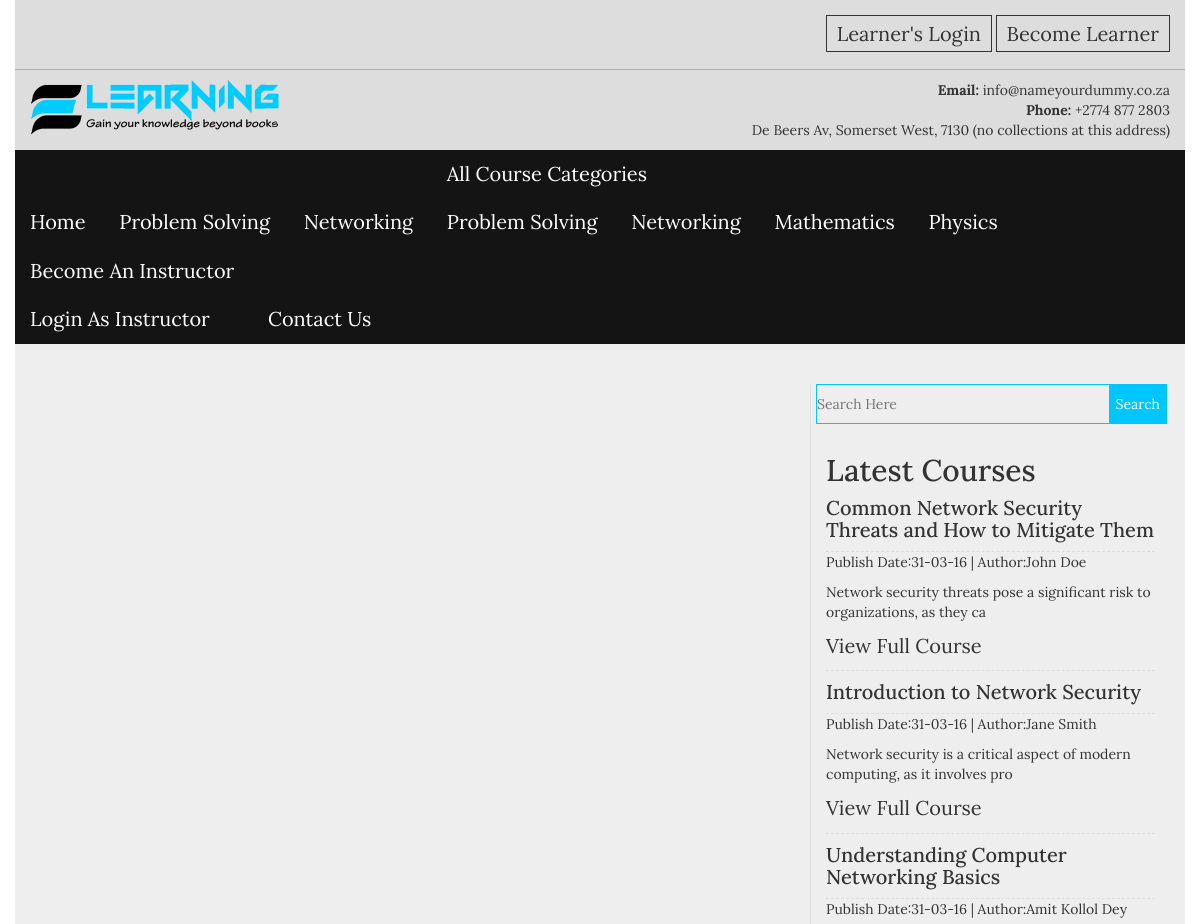
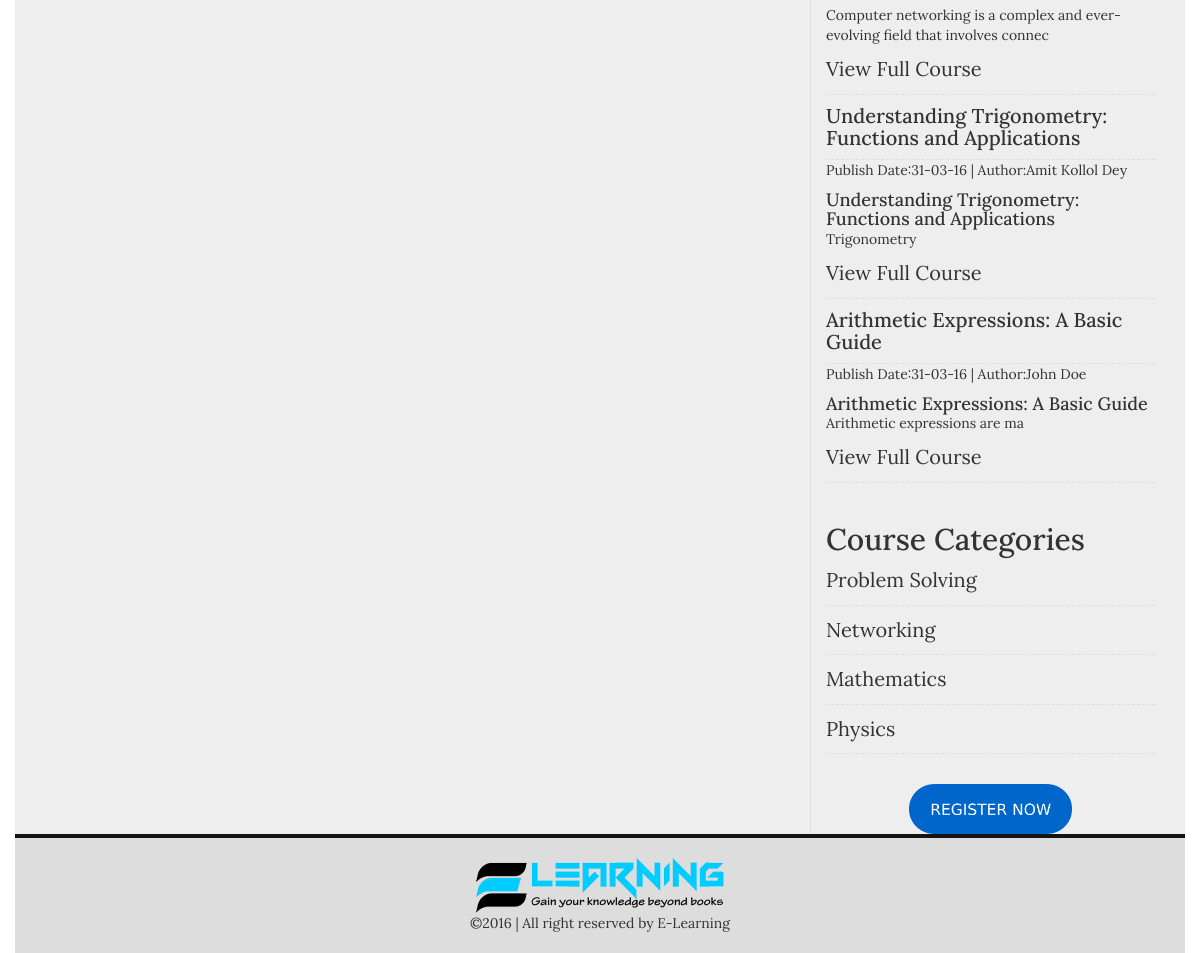
Screenshot of /search.php with the database file from the repository (2 pictures, top to bottom).
### tables this page shows
CREATE TABLE `categories` (
  `cat_id` int(100) NOT NULL,
  `cat_name` varchar(100) NOT NULL,
  `cat_desc` text NOT NULL,
  `cat_icon` varchar(50) NOT NULL,
  PRIMARY KEY (`cat_id`)
);

CREATE TABLE `posts` (
  `post_id` int(100) NOT NULL,
  `cat_id` int(100) NOT NULL,
  `post_title` varchar(100) NOT NULL,
  `post_date` text NOT NULL,
  `post_author` varchar(50) NOT NULL,
  `post_keywords` text NOT NULL,
  `post_image` text NOT NULL,
  `post_content` longtext NOT NULL,
  `video_link` varchar(200) NOT NULL,
  PRIMARY KEY (`post_id`)
);

### includes/frontend_menus.php (the view)
<div class="menu_top">
    <ul>
        <li><a href="index.php">Home</a></li>
        <?php
        $cat = "select * from categories LIMIT 2";
        $run_cat = mysqli_query($con,$cat);
        while($cat_row = mysqli_fetch_array($run_cat)):
        $category_id = $cat_row['cat_id'];
        $category_name = $cat_row['cat_name'];
        ?>
        <li><a href="single-cat.php?cat_id=<?php echo $category_id;?>"><?php echo $category_name;?></a></li>
        <?php endwhile;?>
        <li><a href="#">All Course Categories</a>
            <ul>
               <?php
                $cat2 = "select * from categories";
                $run_cat2 = mysqli_query($con,$cat2);
                while($cat_row2 = mysqli_fetch_array($run_cat2)):
                $category_id2 = $cat_row2['cat_id'];
                $category_name2 = $cat_row2['cat_name'];
                ?>
                <li><a href="single-cat.php?cat_id=<?php echo $category_id2;?>"><?php echo $category_name2;?></a></li>
                <?php endwhile;?>
            </ul>
        </li>
        <li><a href="admin/registration.php">Become An Instructor</a>
            <ul>
                <li><a href="admin/login.php">Login As Instructor</a></li>
            </ul>
        </li>
        <li><a href="contact.php">Contact Us</a></li>
    </ul>
</div>

### includes/sidebar.php
<div class="col-md-4 col-sm-4 col-xs-12">
    <div class="sidebar_right">
       <div class="search_sidebar">
            <form action="search.php" class="search_bar" method="get">
                <input type="Search" placeholder="Search Here" name="search">
                <input type="Submit" value="Search" name="search_submit">
            </form>
       </div>
        <div class="sidebar_categories">
           <h2>Latest Courses</h2>
            <ul>
            <?php
            $post = "select * from posts ORDER BY 1 DESC LIMIT 5";
            $run_post = mysqli_query($con,$post);
            while($post_row = mysqli_fetch_array($run_post)):
            $post_id = $post_row ['post_id'];
            $post_title = $post_row ['post_title'];
            $post_date = $post_row ['post_date'];
            $post_author = $post_row ['post_author'];
            $post_content = substr($post_row ['post_content'],0,80);
            ?>
            <li>
                <h4><a href="single.php?post_id=<?php echo $post_id;?>"><?php echo $post_title;?></a></h4>
                <span style="display:block;margin-bottom:10px;">Publish Date:<?php echo $post_date;?>  |  Author:<?php echo $post_author;?></span>
                <?php echo $post_content;?>
                <a href="single.php?post_id=<?php echo $post_id;?>">View Full Course</a>
            </li>
            <?php endwhile;?>
            </ul>
        </div>
        <div class="sidebar_categories">
           <h2>Course Categories</h2>
            <ul>
                <?php
                $category = "select * from categories";
                $run_category = mysqli_query($con,$category);
                while($category_row = mysqli_fetch_array($run_category)):
                $cat_id = $category_row ['cat_id'];
                $cat_name = $category_row ['cat_name'];
                ?>
                <li><a href="single-cat.php?cat_id=<?php echo $cat_id;?>"><?php echo $cat_name;?></a></li>
                <?php endwhile;?>
            </ul>
        </div>
        <div class="sidebar_banner">
            <a href="registration.php"><img src="images/register.png" alt="Register Now"></a>
        </div>
    </div>
</div>

### css/style.css (style rules this page uses)
body { font-family: 'Lora', serif; }
img { max-width: 100%; height: auto; }
ul { margin: 0; padding: 0; list-style: none; }
h1,h2,h3,h4,h5,h6,p { margin: 0; padding: 0 }
.menu_top li { display: inline-block; }
.menu_top { background: #141414 none repeat scroll 0 0; }
.menu_top a { color: #fff; display: block; font-size: 20px; padding: 10px 15px; }
.search_bar input[type="search"] { background: transparent none repeat scroll 0 0; border: 1px solid #00c6ff; display: block; padding: 10px 0; width: 100%; }
.search_bar input[type="submit"] { background: #00c6ff none repeat scroll 0 0; border: medium none; color: #fff; float: right; height: 40px; margin-right: -1px; margin-top: -40px; position: relative; z-index: 999; }
.sidebar_categories { margin: 20px 0; padding: 10px; }
.sidebar_categories a { border-bottom: 1px dashed #ddd; color: #333; display: block; font-size: 20px; padding: 10px 0; }
.sidebar_right { border-left: 1px solid #ddd; padding: 0 5px; }
.sidebar_banner img { height: 50px; margin: 0 auto; }
.sidebar_banner { text-align: center; }
body, html { height: 100%; }

### rows the page displays
categories: cat_name "Problem Solving"
categories: cat_name "Networking"
categories: cat_name "Mathematics"
categories: cat_name "Physics"
posts: post_title "Common Network Security Threats and How to Mitigate Them", post_date "31-03-16", post_author "John Doe", post_content "Network security threats pose a significant risk to organizations, as they ca"
posts: post_title "Introduction to Network Security", post_date "31-03-16", post_author "Jane Smith", post_content "Network security is a critical aspect of modern computing, as it involves pro"
posts: post_title "Understanding Computer Networking Basics", post_date "31-03-16", post_author "Amit Kollol Dey", post_content "Computer networking is a complex and ever-evolving field that involves connec"
posts: post_title "Understanding Trigonometry: Functions and Applications", post_date "31-03-16", post_author "Amit Kollol Dey", post_content "Understanding Trigonometry: Functions and Applications Trigonometry"
posts: post_title "Arithmetic Expressions: A Basic Guide", post_date "31-03-16", post_author "John Doe", post_content "Arithmetic Expressions: A Basic Guide Arithmetic expressions are ma"
